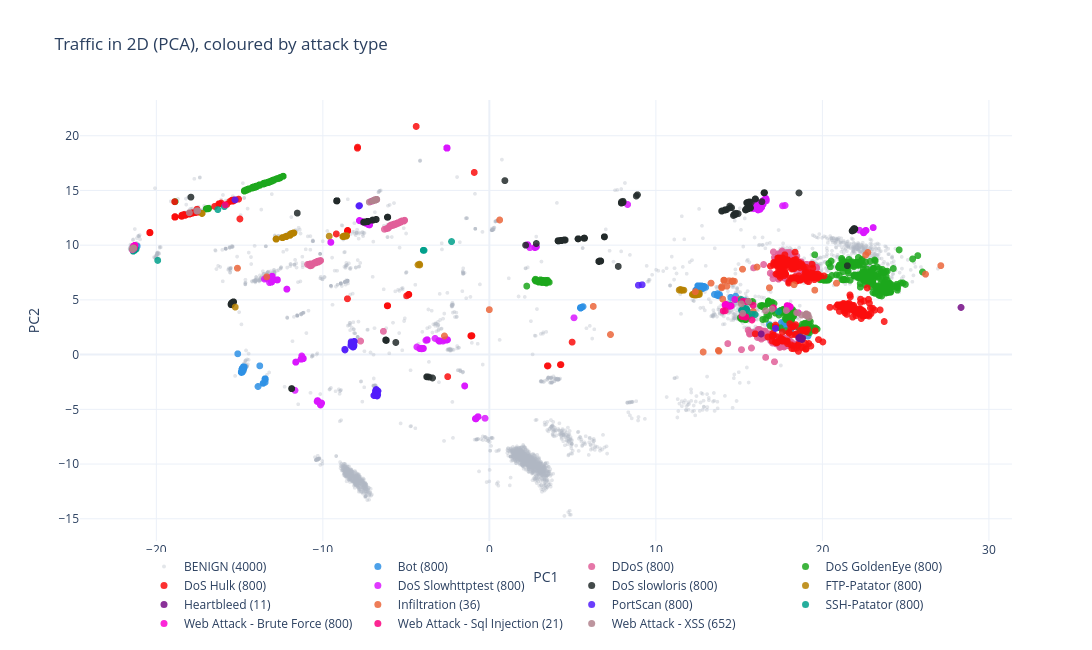

Notebook cell for this chart:
### Code cell
palette = px.colors.qualitative.Dark24
colors = {'BENIGN': '#B0B7C3'}
for i, a in enumerate(attack_labels):
    colors[a] = palette[i % len(palette)]

fig = go.Figure()
# benign first so the attacks get drawn on top of it
for a in ['BENIGN'] + attack_labels:
    m = attack_type[sub] == a
    if m.sum() == 0:
        continue
    fig.add_trace(go.Scattergl(
        x=Z[m, 0], y=Z[m, 1], mode='markers',
        name="%s (%d)" % (a, m.sum()),
        marker=dict(size=4 if a == 'BENIGN' else 7,
                    color=colors[a],
                    opacity=0.35 if a == 'BENIGN' else 0.85,
                    line=dict(width=0)),
        customdata=s_te[sub],
        hovertemplate='PC1 %{x:.2f}<br>PC2 %{y:.2f}<br>score %{customdata:.4f}'
                      '<extra>' + a + '</extra>'))

fig.update_layout(title='Traffic in 2D (PCA), coloured by attack type',
                  xaxis_title='PC1', yaxis_title='PC2',
                  width=1250, height=650, template='plotly_white',
                  legend=dict(orientation='h', yanchor='bottom', y=-0.22,
                              xanchor='center', x=0.5))
fig.show()
fig.write_html('pca_scatter_interactive.html', include_plotlyjs='cdn')

### Figure 1 — Plotly figure (JSON) as saved in the notebook; plotly's stock layout.template omitted (floating-point values rounded to 4 significant figures; data arrays with more than 128 entries replaced by an {"elided": "..."} marker saying what was removed)
{"data": [{"customdata": {"elided": "12720 float values"}, "hovertemplate": "PC1 %{x:.2f}<br>PC2 %{y:.2f}<br>score %{customdata:.4f}<extra>BENIGN</extra>", "marker": {"color": "#B0B7C3", "line": {"width": 0}, "opacity": 0.35, "size": 4}, "mode": "markers", "name": "BENIGN (4000)", "type": "scattergl", "x": {"elided": "4000 float values"}, "y": {"elided": "4000 float values"}}, {"customdata": {"elided": "12720 float values"}, "hovertemplate": "PC1 %{x:.2f}<br>PC2 %{y:.2f}<br>score %{customdata:.4f}<extra>Bot</extra>", "marker": {"color": "#2E91E5", "line": {"width": 0}, "opacity": 0.85, "size": 7}, "mode": "markers", "name": "Bot (800)", "type": "scattergl", "x": {"elided": "800 float values"}, "y": {"elided": "800 float values"}}, {"customdata": {"elided": "12720 float values"}, "hovertemplate": "PC1 %{x:.2f}<br>PC2 %{y:.2f}<br>score %{customdata:.4f}<extra>DDoS</extra>", "marker": {"color": "#E15F99", "line": {"width": 0}, "opacity": 0.85, "size": 7}, "mode": "markers", "name": "DDoS (800)", "type": "scattergl", "x": {"elided": "800 float values"}, "y": {"elided": "800 float values"}}, {"customdata": {"elided": "12720 float values"}, "hovertemplate": "PC1 %{x:.2f}<br>PC2 %{y:.2f}<br>score %{customdata:.4f}<extra>DoS GoldenEye</extra>", "marker": {"color": "#1CA71C", "line": {"width": 0}, "opacity": 0.85, "size": 7}, "mode": "markers", "name": "DoS GoldenEye (800)", "type": "scattergl", "x": {"elided": "800 float values"}, "y": {"elided": "800 float values"}}, {"customdata": {"elided": "12720 float values"}, "hovertemplate": "PC1 %{x:.2f}<br>PC2 %{y:.2f}<br>score %{customdata:.4f}<extra>DoS Hulk</extra>", "marker": {"color": "#FB0D0D", "line": {"width": 0}, "opacity": 0.85, "size": 7}, "mode": "markers", "name": "DoS Hulk (800)", "type": "scattergl", "x": {"elided": "800 float values"}, "y": {"elided": "800 float values"}}, {"customdata": {"elided": "12720 float values"}, "hovertemplate": "PC1 %{x:.2f}<br>PC2 %{y:.2f}<br>score %{customdata:.4f}<extra>DoS Slowhttptest</extra>", "marker": {"color": "#DA16FF", "line": {"width": 0}, "opacity": 0.85, "size": 7}, "mode": "markers", "name": "DoS Slowhttptest (800)", "type": "scattergl", "x": {"elided": "800 float values"}, "y": {"elided": "800 float values"}}, {"customdata": {"elided": "12720 float values"}, "hovertemplate": "PC1 %{x:.2f}<br>PC2 %{y:.2f}<br>score %{customdata:.4f}<extra>DoS slowloris</extra>", "marker": {"color": "#222A2A", "line": {"width": 0}, "opacity": 0.85, "size": 7}, "mode": "markers", "name": "DoS slowloris (800)", "type": "scattergl", "x": {"elided": "800 float values"}, "y": {"elided": "800 float values"}}, {"customdata": {"elided": "12720 float values"}, "hovertemplate": "PC1 %{x:.2f}<br>PC2 %{y:.2f}<br>score %{customdata:.4f}<extra>FTP-Patator</extra>", "marker": {"color": "#B68100", "line": {"width": 0}, "opacity": 0.85, "size": 7}, "mode": "markers", "name": "FTP-Patator (800)", "type": "scattergl", "x": {"elided": "800 float values"}, "y": {"elided": "800 float values"}}, {"customdata": {"elided": "12720 float values"}, "hovertemplate": "PC1 %{x:.2f}<br>PC2 %{y:.2f}<br>score %{customdata:.4f}<extra>Heartbleed</extra>", "marker": {"color": "#750D86", "line": {"width": 0}, "opacity": 0.85, "size": 7}, "mode": "markers", "name": "Heartbleed (11)", "type": "scattergl", "x": [18.61, 18.8, 28.32, 18.81, 18.75, 18.77, 18.57, 18.78, 18.66, 18.61, 16.33], "y": [1.457, 1.481, 4.31, 1.513, 1.397, 1.39, 1.515, 1.409, 1.615, 1.523, 1.887]}, {"customdata": {"elided": "12720 float values"}, "hovertemplate": "PC1 %{x:.2f}<br>PC2 %{y:.2f}<br>score %{customdata:.4f}<extra>Infiltration</extra>", "marker": {"color": "#EB663B", "line": {"width": 0}, "opacity": 0.85, "size": 7}, "mode": "markers", "name": "Infiltration (36)", "type": "scattergl", "x": [-0.004114, -2.698, 0.6177, 14.61, 20.85, 14.72, 13.75, 13.95, 14.26, 15.01, 18.3, 15.2, 15.85, 7.273, 14.6, 14.09, 14.02, 27.11, 22.73, 14.39, 14.57, 14.08, 19.54, 22.6, -15.13, 12.37, 13.31, 16.82, 12.84, 26.19, 16.07, 6.241, 13.95, 14.08, 13.79, -13.37], "y": [4.109, 1.701, 12.3, 6.723, 6.523, 6.703, 0.3797, 6.198, 6.246, 5.037, 6.387, 7.807, 3.939, 1.833, 6.712, 6.801, 5.074, 8.129, 9.333, 6.75, 6.68, 6.798, 5.89, 9.107, 7.896, 5.754, 6.529, 6.11, 0.2397, 7.349, 7.999, 4.405, 6.101, 6.787, 0.3128, 7.103]}, {"customdata": {"elided": "12720 float values"}, "hovertemplate": "PC1 %{x:.2f}<br>PC2 %{y:.2f}<br>score %{customdata:.4f}<extra>PortScan</extra>", "marker": {"color": "#511CFB", "line": {"width": 0}, "opacity": 0.85, "size": 7}, "mode": "markers", "name": "PortScan (800)", "type": "scattergl", "x": {"elided": "800 float values"}, "y": {"elided": "800 float values"}}, {"customdata": {"elided": "12720 float values"}, "hovertemplate": "PC1 %{x:.2f}<br>PC2 %{y:.2f}<br>score %{customdata:.4f}<extra>SSH-Patator</extra>", "marker": {"color": "#00A08B", "line": {"width": 0}, "opacity": 0.85, "size": 7}, "mode": "markers", "name": "SSH-Patator (800)", "type": "scattergl", "x": {"elided": "800 float values"}, "y": {"elided": "800 float values"}}, {"customdata": {"elided": "12720 float values"}, "hovertemplate": "PC1 %{x:.2f}<br>PC2 %{y:.2f}<br>score %{customdata:.4f}<extra>Web Attack - Brute Force</extra>", "marker": {"color": "#FB00D1", "line": {"width": 0}, "opacity": 0.85, "size": 7}, "mode": "markers", "name": "Web Attack - Brute Force (800)", "type": "scattergl", "x": {"elided": "800 float values"}, "y": {"elided": "800 float values"}}, {"customdata": {"elided": "12720 float values"}, "hovertemplate": "PC1 %{x:.2f}<br>PC2 %{y:.2f}<br>score %{customdata:.4f}<extra>Web Attack - Sql Injection</extra>", "marker": {"color": "#FC0080", "line": {"width": 0}, "opacity": 0.85, "size": 7}, "mode": "markers", "name": "Web Attack - Sql Injection (21)", "type": "scattergl", "x": [-21.36, 15.77, 15.44, 14.16, -21.41, 15.4, -21.41, -21.4, 15.23, -21.32, 15.84, 15.19, 15.17, 17.06, -21.37, -21.36, 14.05, 15.25, 15.39, -15.87, -21.36], "y": [9.733, 3.16, 4.842, 3.997, 9.671, 3.437, 9.667, 9.689, 4.878, 9.781, 4.52, 3.565, 3.473, 4.28, 9.686, 9.731, 3.994, 3.489, 3.436, 13.68, 9.721]}, {"customdata": {"elided": "12720 float values"}, "hovertemplate": "PC1 %{x:.2f}<br>PC2 %{y:.2f}<br>score %{customdata:.4f}<extra>Web Attack - XSS</extra>", "marker": {"color": "#B2828D", "line": {"width": 0}, "opacity": 0.85, "size": 7}, "mode": "markers", "name": "Web Attack - XSS (652)", "type": "scattergl", "x": {"elided": "652 float values"}, "y": {"elided": "652 float values"}}], "layout": {"height": 650, "legend": {"orientation": "h", "x": 0.5, "xanchor": "center", "y": -0.22, "yanchor": "bottom"}, "title": {"text": "Traffic in 2D (PCA), coloured by attack type"}, "width": 1250, "xaxis": {"title": {"text": "PC1"}}, "yaxis": {"title": {"text": "PC2"}}}}
